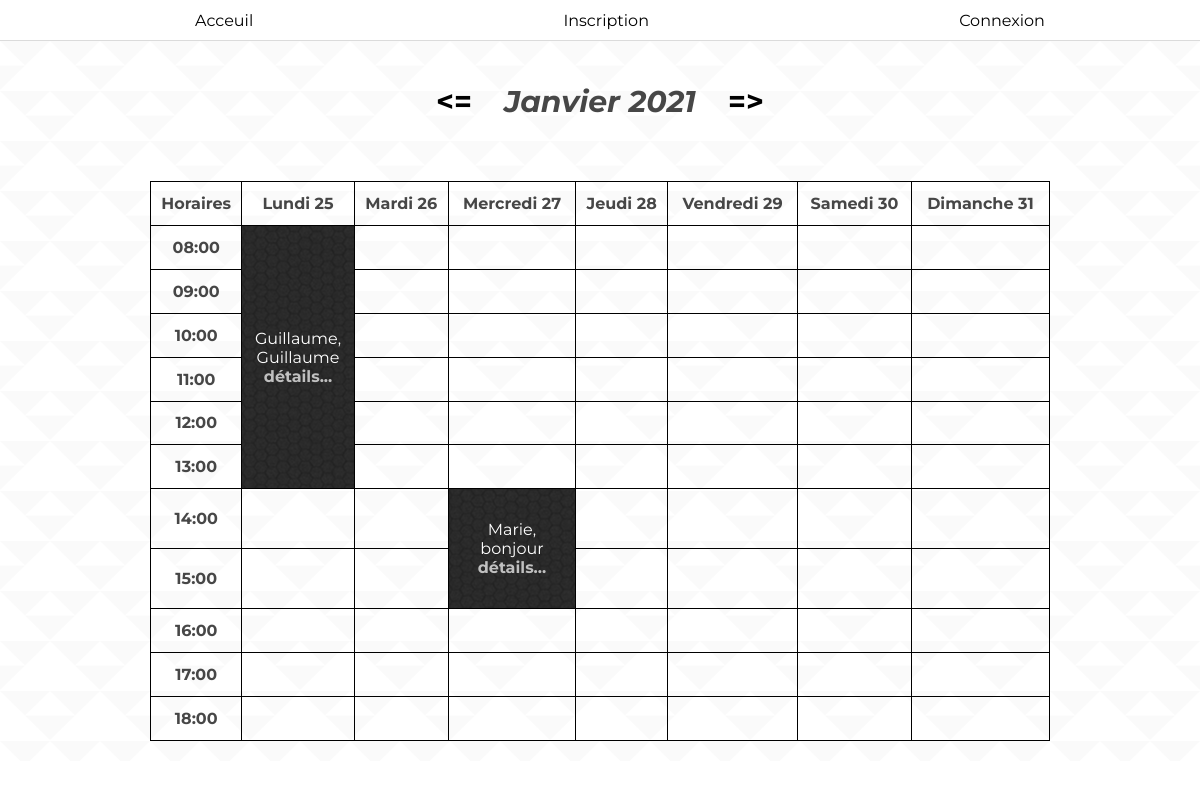
The page /pages/planning.php on the database its author committed.
### tables this page shows
CREATE TABLE IF NOT EXISTS `reservations` (
  `id` int(11) NOT NULL AUTO_INCREMENT,
  `titre` varchar(255) NOT NULL,
  `description` text NOT NULL,
  `debut` datetime NOT NULL,
  `fin` datetime NOT NULL,
  `id_utilisateur` int(11) NOT NULL,
  PRIMARY KEY (`id`)
);

CREATE TABLE IF NOT EXISTS `utilisateurs` (
  `id` int(11) NOT NULL AUTO_INCREMENT,
  `login` varchar(255) NOT NULL,
  `password` varchar(255) NOT NULL,
  PRIMARY KEY (`id`)
);

### src/Classes/Week.php (called while the page is built, shortened)
<?php
    class Week {
        public $days = ['Lundi', 'Mardi', 'Mercredi', 'Jeudi', 'Vendredi', 'Samedi', 'Dimanche'];
        public $months = ['Janvier', 'Février', 'Mars', 'Avril', 'Mai', 'Juin', 'Juillet', 'Août', 'Septembre', 'Octobre', 'Novembre', 'Décembre'];
        public $currentDate;
        public $mondaysDate;
        public $month;
        public $year;
        public function __construct(?int $day = null, ?int $month = null, ?int $year = null) {
            if ($day === null || $day < 1 || $day > 31) {
                $day = intval(date('j'));
            }
            if ($month === null || $month < 1 || $month > 12) {
                $month = intval(date('m'));
            }
            if ($year === null) {
                $year = intval(date('Y'));
            }
            $dateString = $year  . '-' . $month . '-' . $day;
            $makeDate = new DateTimeImmutable($dateString);
            $this->currentDay = intval($makeDate->format('N'));
            if ($this->currentDay === 01) {
                $this->mondaysDate = $day;
            }
            else {
                $getMondayDate = $makeDate->modify('last monday');
                $this->mondaysDate = intval($getMondayDate->format('j'));
            }
            $this->currentDate = $dateString;
            $this->day = $day;
            $this->month = $month;
            $this->year= $year;
        }
        public function ToString(): string {
            return $this->months[$this->month - 1] . ' ' . $this->year;
        }
        public function getDays(int $index): string {
            return $this->days[$index];
        }
        public function nextWeek(): Week {
            $tempDate = new DateTimeImmutable($this->currentDate);
            $tempDate2 = $tempDate->modify('next monday');
            $day = $tempDate2->format('j');
            $month = $tempDate2->format('n');
            $year = $tempDate2->format('Y');
            return new Week($day, $month, $year);
        }
        public function previousWeek(): Week {
            $tempDate = new DateTimeImmutable($this->currentDate);
            $tempDate2 = $tempDate->modify('previous monday');
            $day = $tempDate2->format('j');
            $month = $tempDate2->format('n');
            $year = $tempDate2->format('Y');
            return new Week($day, $month, $year);
        }
        public function getFirstDay(): DateTime {
            return new DateTime("{$this->year}-{$this->month}-{$this->mondaysDate}");
        }
    }

### src/Classes/creneaux.php (called while the page is built, shortened)
<?php
    class Events
    {
      public function __construct() {
          $dsn = "mysql:host=localhost;dbname=reservationsalles";
          $userDB = 'root';
          $passDB = '';
          $pdo = new PDO("$dsn","$userDB", "$passDB");
          $pdo->setAttribute(PDO::ATTR_ERRMODE, PDO::ERRMODE_EXCEPTION);
          $this->pdo = $pdo;
      }
      public function getEventsBetween(DateTime $start, DateTime $end): array {
          $sql = "SELECT
                    reservations.id, reservations.titre, reservations.debut, reservations.fin, utilisateurs.login
                    FROM reservations JOIN utilisateurs
                    WHERE debut BETWEEN '{$start->format('Y-m-d 08:00:00')}' AND '{$end->format('Y-m-d 19:00:00')}'
                    AND utilisateurs.id = reservations.id_utilisateur
            ";
          $stmt = $this->pdo->query($sql);
          $result = $stmt->fetchAll();
          return $result;
      }
      public function getEventsBetweenByDayTime(DateTime $start, DateTime $end): array {
          $Events = $this->getEventsBetween($start, $end);
          $days = [];
          foreach ($Events as $event) {
              $days[$event['debut']] = $event;
              $diff = new Events;
              $length = $diff->timeLength($event['debut'], $event['fin']);
              $days[$event['debut']]['length'] = $length;
              $dateStart = new DateTime($event['debut']);
              $dateDay = $dateStart->format('N');
              $timeHour = $dateStart->format('G');
              $case = ($timeHour - 7) . '-' . $dateDay;
              $days[$event['debut']]['case'] = $case;
          }
          return $days;
      }
      public function timeLength(string $start, string $end): int {
          $tempOne = new DateTime($start);
          $tempTwo = new DateTime($end);
          $length = date_diff($tempOne, $tempTwo);
          return $length->h;
      }
  }
?>

### pages/planning.php (the view, shortened to what this page needs)
<?php
$path_index = "../index.php";
$path_inscription = "inscription.php";
$path_connexion = "connexion.php";
$eventsFromDB = new Events();
$tableCell = [];
$currentEvent = [];
$actWeek = new Week($_GET['day'] ?? null, $_GET['month'] ?? null, $_GET['year'] ?? null);
$startingDayWeek = $actWeek->getFirstDay();
$end = (clone $startingDayWeek)->modify('+ 1 week - 1 second');
$events = $eventsFromDB->getEventsBetweenByDayTime($startingDayWeek, $end);
foreach ($events as $k => $event) {
    $tableCell[$event['case']] = $event['length'];
}
?>
<!DOCTYPE html>
<html lang="fr">
<head>
  <link rel="stylesheet" href="../CSS/header.css">
  <link rel="stylesheet" href="../CSS/planning.css">
  <link rel="stylesheet" href="../CSS/inscription.css">
</head>
<body>
  <?php include_once('header.php'); ?>
    <main class="flex column j_around a_center">
    <section class="flex j_around a_center">
        <a href="planning.php?day=<?= $actWeek->previousWeek()->day; ?>&month=<?= $actWeek->previousWeek()->month; ?>&year=<?= $actWeek->previousWeek()->year; ?>"> <= </a>
        <h1> <?= $actWeek->ToString(); ?> </h1>
        <a href="planning.php?day=<?= $actWeek->nextWeek()->day; ?>&month=<?= $actWeek->nextWeek()->month; ?>&year=<?= $actWeek->nextWeek()->year; ?>"> => </a>
    </section>
    <table>
        <?php
            for ($y = 0; $y < 12; ++$y) {
                echo '<tr>', "\n";
                for ($x = 0; $x < 8; ++$x) {
                    $coordinate = $y . '-' . $x;
                    $cellLength = null;
                    if ($y == 0 && $x == 0)
                        echo '<th>Horaires</th>';
                    elseif ($y == 0 && $x > 0) {
                        $daysNumber = $actWeek->mondaysDate + $x - 1;
                        echo '<th>' . $actWeek->getDays($x - 1) . ' ' . $daysNumber .  '</th>';
                    }
                    elseif ($y > 0 && $x == 0) {
                        $tempHour = 7 + $y;
                        if ($tempHour < 10) {
                            $hour = '0' . $tempHour . ':00';
                        }
                        else {
                            $hour = $tempHour . ':00';
                        }
                        echo '<th>' . $hour . '</th>';
                    }
                    else {
                        foreach($tableCell as $key => $value) {
                            if ($coordinate === $key) {
                                $cellLength = $value;
                            }
                        }
                        foreach ($events as $k => $event) {
                            if ($coordinate == $event['case']) {
                                $currentEvent = $event;
                            }
                        }
                        if (isset($cellLength) && $cellLength !== FALSE) {
                            echo '<td id="reservation" rowspan="'. $cellLength . '"';
                            echo '(' . $cellLength . ')', '<br>';
                            echo $currentEvent['login'], ',<br />';
                            echo $currentEvent['titre'], '<br />';
                            echo "<a href=\"reservation.php?id=" . $currentEvent['id'] . '">détails...</a>';
                            echo '</td>';
                            $tempY = $y + 1;
                            while ($cellLength > 1) {
                                $tableCell[$tempY . '-' . $x] = FALSE;
                                $tempY++;
                                $cellLength--;
                            }
                        }
                        else {
                            if (isset($tableCell[$coordinate])) {
                                echo "";
                            }
                            else {
                                echo '<td>';
                                echo '</td>';
                            }
                        }
                    }
                }
                echo '</tr>', "\n";
            }
        ?>
    </table>
  </body>
</html>

### pages/header.php
<?php
  if (isset($_SESSION['id'])) {
?>
<header class="flex a_center">
  <nav class="flex a_center">
    <ul class="flex j_around a_center">
      <li> <?php echo "<a href='$path_index'> Acceuil </a>"; ?> </li>
      <li> <?php echo "<a href='$path_planning'> Planning </a>"; ?> </li>
      <li> <?php echo "<a href='$path_reservation'> Reservation </a>"; ?> </li>
      <li> <?php echo "<a href='$path_formulaire'> Formulaire </a>"; ?> </li>
      <li> <?php echo "<a href='$path_profil'> Profil </a>"; ?> </li>
    </ul>
  </nav>
</header>
<?php
  }
  else {
?>
<header class="flex a_center">
  <nav class="flex a_center">
    <ul class="flex j_around a_center">
      <li> <?php echo "<a href='$path_index'>Acceuil</a>"; ?> </li>
      <li> <?php echo "<a  href='$path_inscription'> Inscription </a>";  ?> </li>
      <li> <?php echo "<a  href='$path_connexion'> Connexion </a>";  ?> </li>
    </ul>
  </nav>
</header>
<?php
  }
?>

### CSS/header.css (style rules this page uses)
.flex { display: flex; }
.column { flex-direction: column; }
.j_around { justify-content: space-around; }
.a_center { align-content: center; align-items: center; }
html,body { margin: 0px; padding: 0px; width: 100%; height: 100%; }
header { width: 100%; background-color: white; border-bottom: 1px solid rgba(219,219,219); height: 5vh; }
nav { width: 100%; }
ul { width: 100%; list-style: none; }
ul > li > a { text-decoration: none; color: black; font-family: Montserrat, cursive; }

### CSS/planning.css (style rules this page uses)
main { width: 100%; height: 90vh; font-family: Montserrat,cursive; background: url('../ressources/img/triangle-mosaic.png'); color: rgba(25, 25, 25, 0.8); }
main a { text-decoration: none; color: black; font-weight: bold; }
h1 { font-style: italic; font-weight: bold; font-size: 30px; }
section { width: 30%; height: 10vh; }
section > a { font-size: 30px; }
table { border-collapse: collapse; width: 75%; height: 70vh; }
td, th { border: 1px solid black; border-collapse: collapse; }
#reservation { background: url('../ressources/img/dark-honeycomb.png') ; text-align: center; color: White; }
#reservation a { color: rgba(230, 230, 230, 0.8); }

### rows shown on the page
reservations: id_utilisateur.login "Guillaume", titre "Guillaume"
reservations: id_utilisateur.login "Marie", titre "bonjour"

### other values the page prints
$actWeek->ToString() "Janvier 2021"
$actWeek->getDays($x - 1) "Lundi"
$daysNumber "25"
$actWeek->getDays($x - 1) "Mardi"
$daysNumber "26"
$actWeek->getDays($x - 1) "Mercredi"
$daysNumber "27"
$actWeek->getDays($x - 1) "Jeudi"
$daysNumber "28"
$actWeek->getDays($x - 1) "Vendredi"
$daysNumber "29"
$actWeek->getDays($x - 1) "Samedi"
$daysNumber "30"
$actWeek->getDays($x - 1) "Dimanche"
$daysNumber "31"
